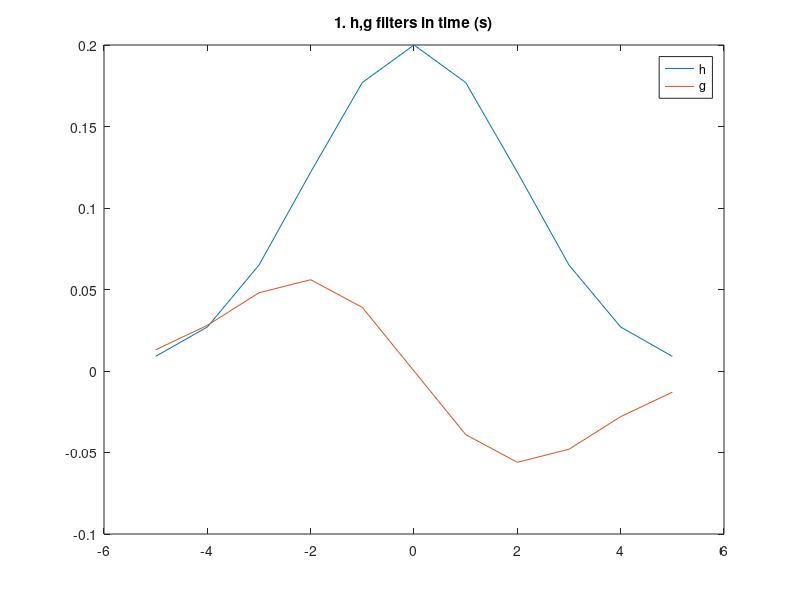

Source code (MATLAB): (Note: this script raises an error after producing the figure.)
% Myrsini Gkolemi

range = -5:1:5;
h = [0.009 0.027 0.065 0.122 0.177 0.2 0.177 0.122 0.065 0.027 0.009];
g = [0.013 0.028 0.048 0.056 0.039 0 -0.039 -0.056 -0.048 -0.028 -0.013];
filter_size = length(range);

figure('Name', '1. h,g filters in time (s)');
plot(range, h);
hold on;
plot(range, g);
hold off;
legend('h', 'g');
title('1. h,g filters in time (s)');

% Save figure
filename = 'filters_in_time.jpg';
saveas(gcf, filename);

syms u; syms v;

Hu = 0;
Gu = 0;

for n = 1:filter_size
    Hu = Hu + h(n) * exp(-j * 2 * pi * u * n);
    Gu = Gu + g(n) * exp(-j * 2 * pi * v * n);
end

figure('Name', '2. Magnitude of Fourier Transform for filters h, g');
fplot(abs(Hu), [-1/2, 1/2]);
hold on;
fplot(abs(Gu), [-1/2, 1/2]);
hold off;
title('2. Magnitude of Fourier Transform for filters h, g');
legend('|Hu|', '|Gu|');

% Save figure
filename = 'fourier_transform_magnitude_h_g.jpg';
saveas(gcf, filename);

product = Hu .* Gu;
figure('Name', '3. Magnitude of Fourier Transform of h(m)*g(n)');
fsurf(abs(product), [-1/2 1/2]);
title('3. Magnitude of Fourier Transform of h(m)*g(n)');

% Save figure
filename = 'fourier_transform_magnitude_hm_gn.jpg';
saveas(gcf, filename);

img = im2double(imread('img\task_04\build_neoclassic.png'));
[row_size, column_size] = size(img);

% h(m)*g(n)
y1 = imfilter(imfilter(img, h, 'conv'), g.', 'conv');
% g(m)*h(n)
y2 = imfilter(imfilter(img, g, 'conv'), h.', 'conv');

figure('Name', '3.1. Y1 applied to image');
imshow(mat2gray(y1));
title('3. Y1 filter applied to image');
% Save figure
filename = 'y1.jpg';
saveas(gcf, filename);

figure('Name', '3.2. Y2 applied to image');
imshow(mat2gray(y2));
title('3. Y2 filter applied to image');
% Save figure
filename = 'y2.jpg';
saveas(gcf, filename);

Amn = y1 .^ 2 + y2 .^ 2;

% vector (y1(m,n), y2(m,n))

thetamn = abs(atan(y2 ./ y1));

% = mean of A
Amean = mean(Amn(:));
black = find(Amn <= Amean);
centroids = [0; 0.15 * pi; 0.35 * pi; 0.5 * pi];
theta = thetamn(:);

[idx, C] = kmeans(theta, 4, 'Start', centroids, 'Distance', 'cityblock');
idx(black) = 0;
cmap = [1.0 1.0 0.0;
        1.0 0.0 0.0;
        0.0 1.0 0.0;
        0.0 0.0 1.0];

L = reshape(idx, row_size, column_size);
image_label = label2rgb(L, cmap, 'k');

figure('Name', '4.Original image & Clustered(kmeans) image');
subplot(2, 1, 1), imshow(img);
title('Original image');
subplot(2, 1, 2), imshow(image_label);
title('Clustered image cmap(yellow,red,green,blue,black-background');
suptitle('4.Original image & Clustered(kmeans) image');

% Save figure
filename = 'clustered_image.jpg';
saveas(gcf, filename);
% disp(check_conditions(thetamn, Amean, Amn, image_label, C));

% Description:
% Check if the classification is correct. (Redundant)
function [check] = check_conditions(thetamn, Amean, A, img, C)
    check = true;
    red = [255; 0; 0];
    blue = [0; 0; 255];
    yellow = [255; 255; 0];
    green = [0; 255; 0];
    black = [0; 0; 0];
    [p, r, ~] = size(img);

    for i = 1:p
        for j = 1:r
            if A(i, j) > Amean && thetamn(i, j) >= 0.5 * (C(3) + C(4)) ...
                    && all(squeeze(img(i, j, :)) ~= red)
                check = false;
            end

            if A(i, j) > Amean && thetamn(i, j) > 0.5 * (C(1) + C(2)) ...
                    && thetamn(i, j) <= 0.5 * (C(2) + C(3)) && ...
                    all(squeeze(img(i, j, :)) ~= green)
                check = false;
            end

            if A(i, j) > Amean && (thetamn(i, j) > 0.5 * (C(2) + C(3)) ...
                    && thetamn(i, j) < 0.5 * (C(3) + C(4))) ...
                    && all(squeeze(img(i, j, :)) ~= blue)
                check = false;
            end

            if A(i, j) > Amean && thetamn(i, j) <= 0.5 * (C(1) + C(2)) ...
                    && all(squeeze(img(i, j, :)) ~= yellow)
                check = false;
            end

            if A(i, j) > Amean && all(squeeze(img(i, j, :)) == black)
                check = false;
            end

        end
    end
    
end
